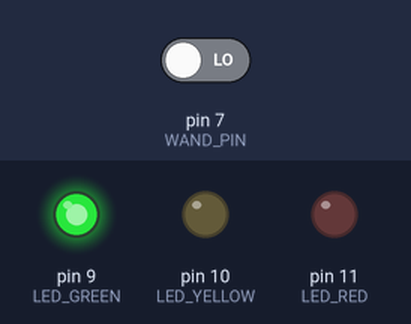
A sketch run on a simulated Arduino Uno, built with avr-gcc and run on an emulated ATmega328P. Parts: output pins drawn as LEDs (lit = HIGH). The test bench sets the inputs (shaded band); at power-on: pin 7 (WAND_PIN) LOW.

Above: at 1.2 s.
1.3 s: pin 7 (WAND_PIN) driven HIGH
At 1.7 s:
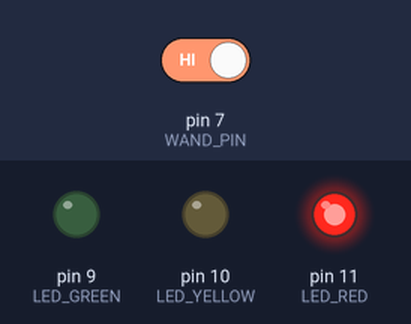
4.3 s: pin 7 (WAND_PIN) driven LOW
At 5.5 s:
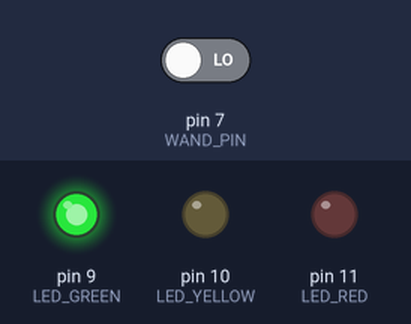
Timing chart, 0 to 7.3 s (numbered marks = the images above; inputs shaded):
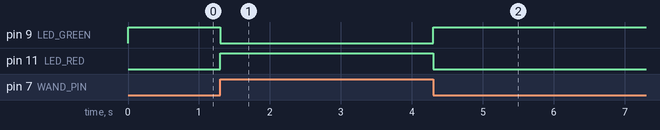

The sketch:

hotwire_2.ino
```cpp
/**
 * The Hotwire game.
 *
 * Goal of the game is to guide a wand along a bend wire without touching it.
 *
 * This is the second part of the code.
 *
 * Now whenever the wires are getting connected, we turn on the red LED
 * for some time.
 */

const int LED_GREEN = 9;
const int LED_YELLOW = 10;
const int LED_RED = 11;

const int WAND_PIN = 7;

// helper function used to set the states of the three
// connected LEDs
void setLeds(int red, int yellow, int green) {
  digitalWrite(LED_RED, red);
  digitalWrite(LED_YELLOW, yellow);
  digitalWrite(LED_GREEN, green);
}

void setup() {
  // initialize the LED pins
  pinMode(LED_RED, OUTPUT);
  pinMode(LED_YELLOW, OUTPUT);
  pinMode(LED_GREEN, OUTPUT);

  // initially turn green LED on
  setLeds(LOW, LOW, HIGH);

  pinMode(WAND_PIN, INPUT);
}

void loop() {
  int connected = digitalRead(WAND_PIN);
  if( connected == 1) {
    // the two wires are connected
    // turn red led on
    setLeds(HIGH, LOW, LOW);
    // wait for some time...
    delay(500);
    // ... and turn green LED on again
    setLeds(LOW, LOW, HIGH);
  }
}
```

Measured:
- after the input at 1.3 s, pin 9 (LED_GREEN): HIGH → LOW at once; pin 11 (LED_RED): LOW → HIGH at once
- after the input at 4.3 s, pin 9 (LED_GREEN): LOW → HIGH at once; pin 11 (LED_RED): HIGH → LOW at once
